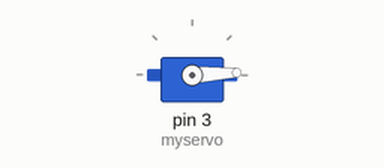
Simulated run of this sketch. Board: Arduino Uno, built with avr-gcc and run on an emulated ATmega328P. Shown: servo.

Above: at 0.05 s.
At 1.3 s:
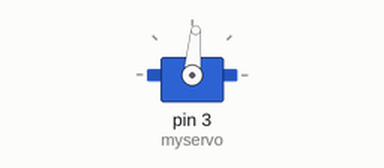
At 2.6 s:
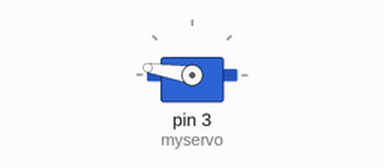
At 5.2 s:
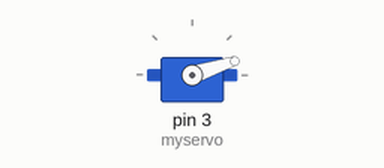
Timing chart, 0 to 7.1 s (numbered marks = the images above):
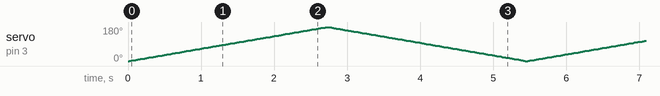

The sketch:

Part_3.ino
```cpp
#include <Servo.h>

Servo myservo;

void setup()
{
  myservo.attach(3);

}

void loop()
{
  for(int pos = 0; pos <= 180; pos++) {
    myservo.write(pos);
    delay(15);
  }

  for(int pos = 180; pos >= 0; pos--) {
    myservo.write(pos);
    delay(15);
  }
}
```
